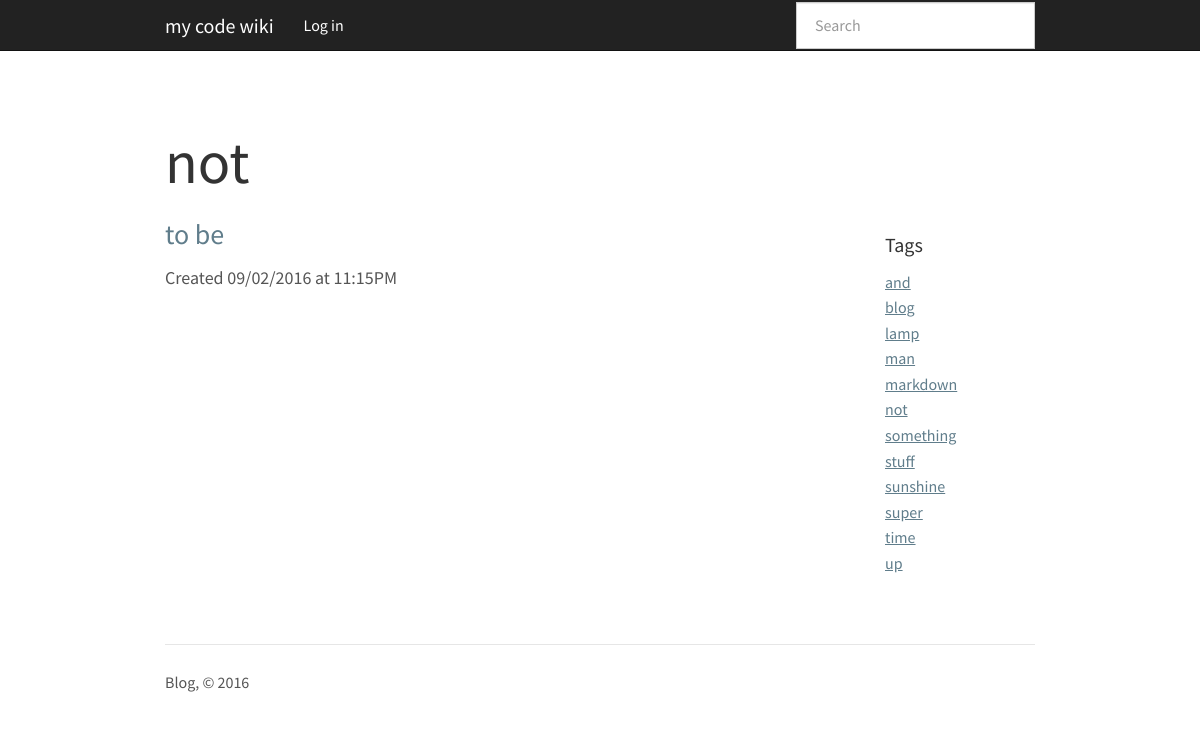
/tag/not/, run on the app's committed database.
### app.py (models this page shows, shortened)
class Tag(flask_db.Model):
    label = CharField(unique=True)

class Entry(flask_db.Model):
    title = CharField()
    slug = CharField()
    content = TextField()
    published = BooleanField(index=True)
    timestamp = DateTimeField(default=datetime.datetime.now, index=True)

### app.py (the view)
@app.route('/tag/<label>/')
def tag(label):
    query = Entry.select()\
        .join(BlogEntryTags)\
        .join(Tag)\
        .where(Tag.label == label)
    return object_list('tag.html', query, label=label)

### app.py (called while the page is built)
@app.context_processor
def inject_tags():
    return dict(tags=sorted(Tag.select(), key=lambda tag : tag.label))

### templates/tag.html (shortened to what this page needs)
{% extends "base.html" %}
{% block content_title %}{{ label }}{% endblock %}
{% block content %}
    {% for entry in object_list %}
    <h3>
      <a href="{% if entry.published %}{{ url_for('detail', slug=entry.slug) }}{% else %}{{ url_for('edit', slug=entry.slug) }}{% endif %}">
        {{ entry.title }}
      </a>
    </h3>
    <p>Created {{ entry.timestamp.strftime('%m/%d/%Y at %I:%M%p') }}</p>
  {% else %}
    <p>No entries have been created yet.</p>
  {% endfor %}
{% endblock %}

### templates/base.html (shortened to what this page needs)
<!doctype html>
<html>
  <head>
    <link rel=stylesheet type=text/css href="{{ url_for('static', filename='css/hilite.css') }}" />
    <link rel=stylesheet type=text/css href="{{ url_for('static', filename='css/blog.min.css') }}" />
    <link rel=stylesheet type=text/css href="{{ url_for('static', filename='css/bootstrap_blog.css') }}" />
    <link rel="stylesheet" href="//cdnjs.cloudflare.com/ajax/libs/highlight.js/9.6.0/styles/solarized-dark.min.css">
  </head>
  <body>
    <div class="navbar navbar-default navbar-static-top" role="navigation">
      <div class="container">
        <div class="navbar-header">
          <a class="navbar-brand" href="{{ url_for('index') }}">my code wiki</a>
        </div>
        <div class="navbar-collapse collapse">
          <ul class="nav navbar-nav">
            {% if session.logged_in %}
              <li><a href="{{ url_for('drafts') }}">Drafts</a></li>
              <li><a href="{{ url_for('create') }}">Create Entry</a></li>
              <li><a href="{{ url_for('logout') }}">Log out</a></li>
            {% else %}
              <li><a href="{{ url_for('login') }}">Log in</a></li>
            {% endif %}
          </ul>
          {% block search_bar %}
            <form action="{{ url_for('index') }}" class="navbar-form navbar-right" id="search-form" method="get" role="search">
              <div class="form-group">
                <input class="form-control" name="q" placeholder="Search" type="text" value="{% if search %}{{ search }}{% endif %}">
              </div>
            </form>
          {% endblock %}
        </div>
      </div>
    </div>
    <div class="container">
      <div class="blog-header">
      {% block page_header %}
            <h1 class="blog-title">
              {% block content_title %}{% endblock %}
            </h1>
      {% endblock %}
      </div>
      <div class="row">
        <div class="col-sm-9 blog-main">
          {% block content %}{% endblock %}
        </div>
      <div class="col-sm-2 col-sm-offset-1 blog-sidebar">
        <div class="sidebar-module">
            <h4>Tags</h4>
              {% if tags %}
              <ol class="list-unstyled">
                {% for tag in tags %}
                <li><a href="{{ url_for('tag', label=tag.label) }}">{{ tag.label }}</a></li>
                {% endfor %}
              </ol>
              {% else %}
              <p>No tags found.</p>
              {% endif %}
        </div>
      </div>
      </div>
      <footer>
        <hr />
        <p>Blog, &copy; 2016</p>
      </footer>
    </div>
  </body>
</html>

### data on the page
Tag: label "not"
Entry: title "to be", timestamp "09/02/2016 at 11:15PM"
Tag: label "and"
Tag: label "blog"
Tag: label "lamp"
Tag: label "man"
Tag: label "markdown"
Tag: label "something"
Tag: label "stuff"
Tag: label "sunshine"
Tag: label "super"
Tag: label "time"
Tag: label "up"
